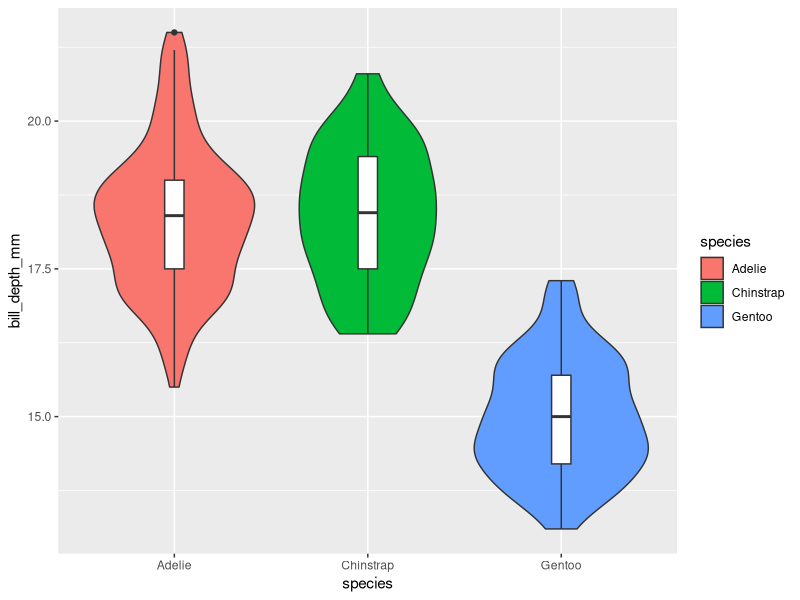
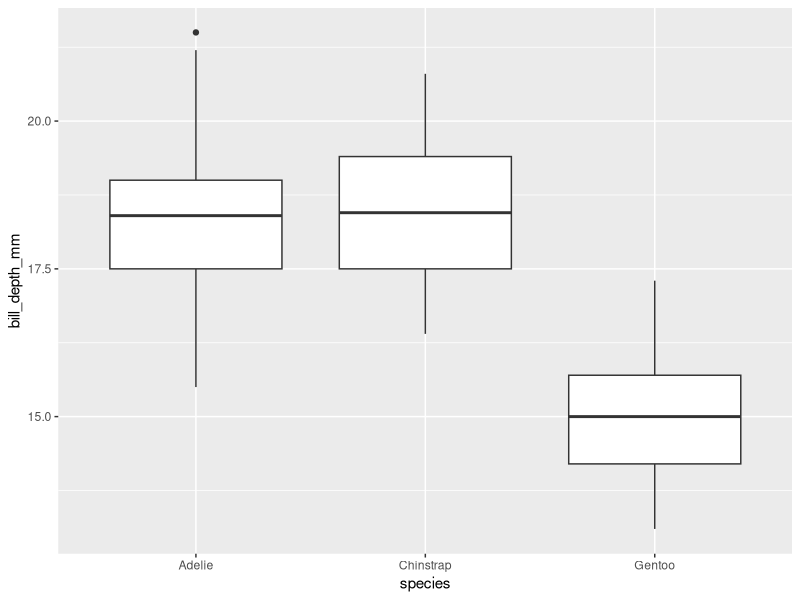
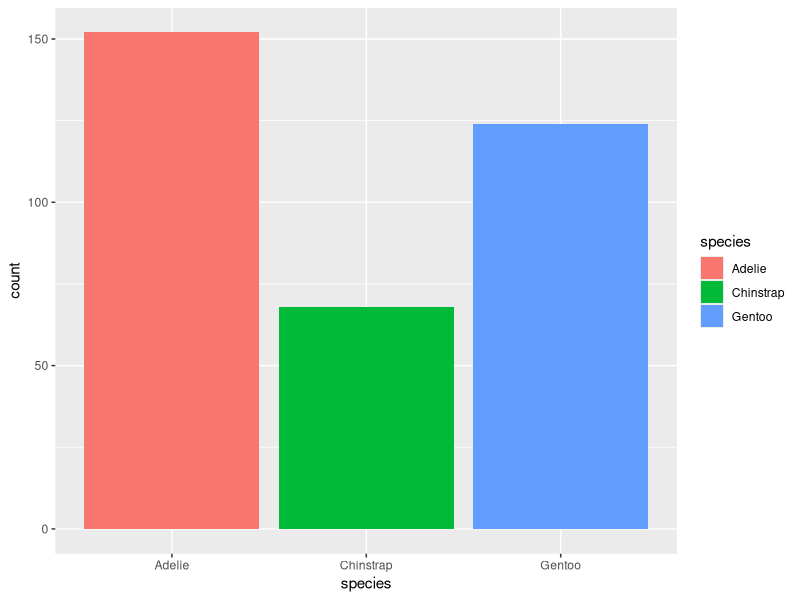
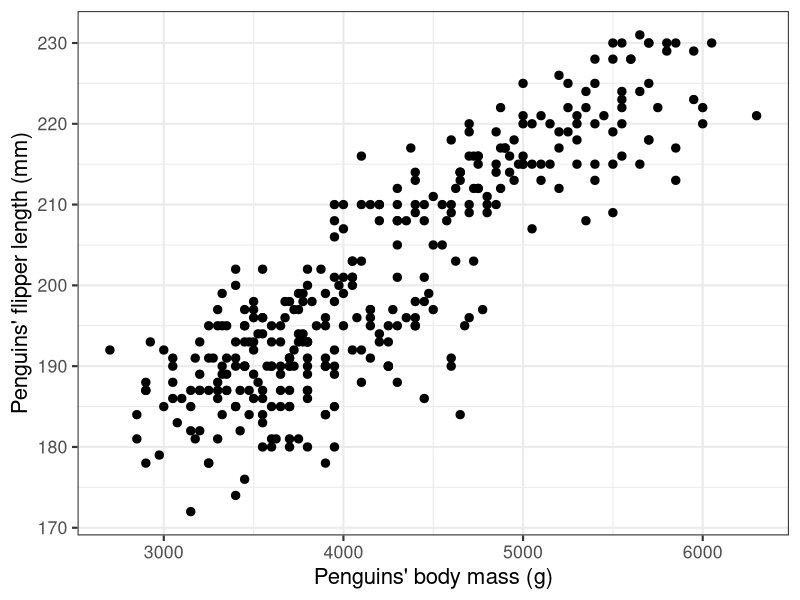
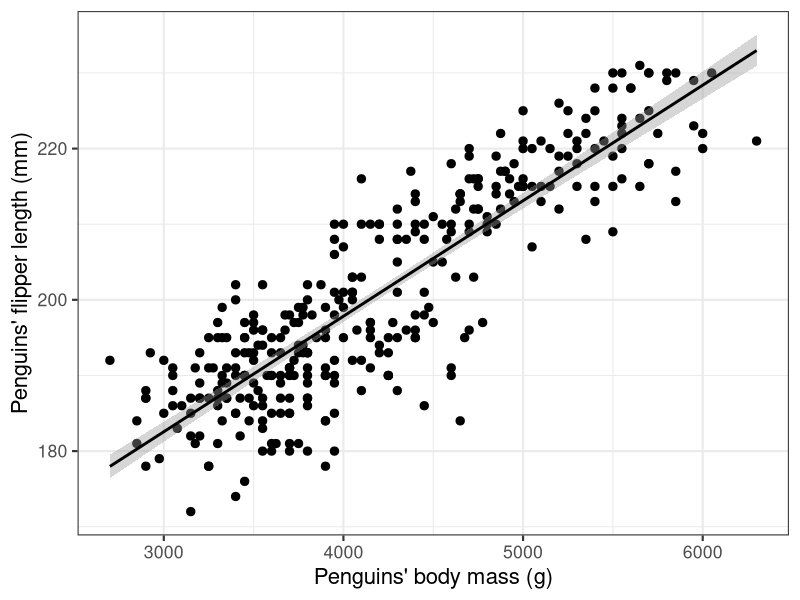
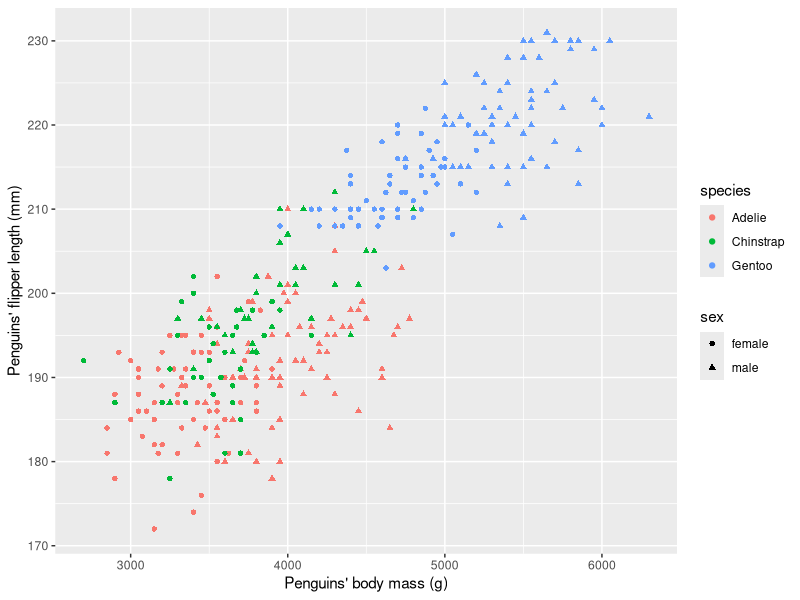
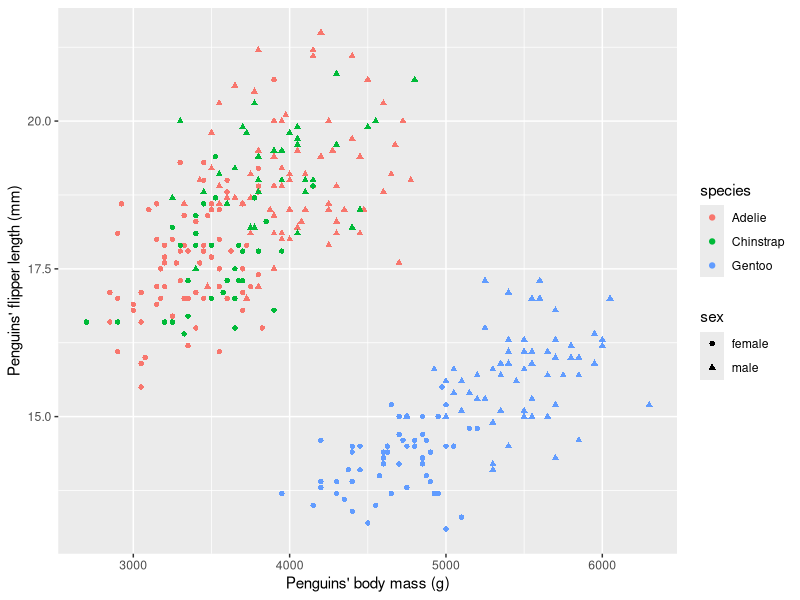
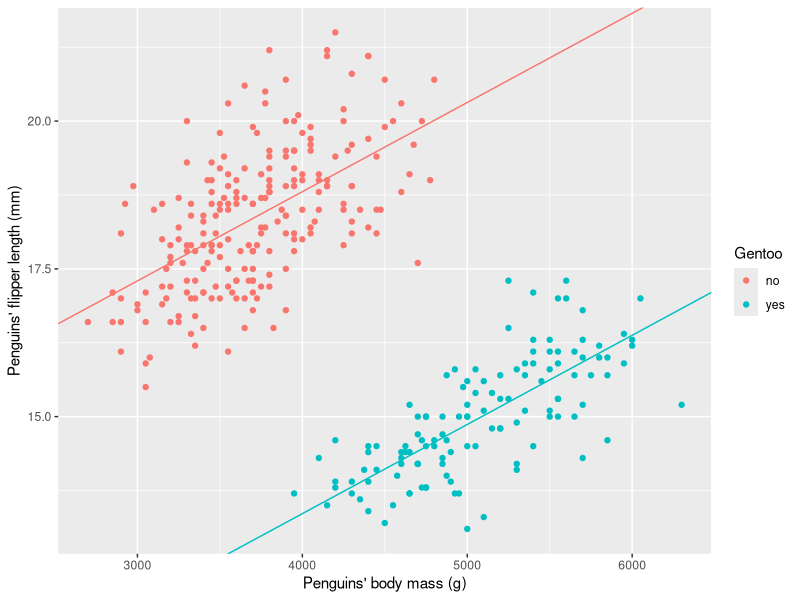

The R script that drew these images, in order:
library(palmerpenguins)
library(tidyverse)
penguins

# write_csv(penguins, file="penguins.csv")

# types of data
#numeric
ggplot(penguins,aes(species,bill_depth_mm)) + geom_violin(aes(fill=species)) +
  geom_boxplot(width=0.1)
ggplot(penguins,aes(species,bill_depth_mm)) +
  geom_boxplot()
ggplot(penguins,aes(species,fill=species)) + geom_bar()

# linear example
ggplot(penguins,aes(x=body_mass_g,y=flipper_length_mm)) +
  geom_point(size=2.5) + xlab("Penguins' body mass (g)") +
  ylab("Penguins' flipper length (mm)") + theme_bw(base_size = 16)

my_model <- lm(flipper_length_mm ~ body_mass_g,data=penguins)
summary(my_model)
# ggplot(penguins,aes(x=body_mass_g,y=flipper_length_mm))+
#   geom_point()+
#   geom_abline(intercept = my_model$coefficients[1], slope=my_model$coefficients[2])+ xlab("Penguins' body mass (g)") +
#   ylab("Penguins' flipper length (mm)")

ggplot(penguins,aes(x=body_mass_g,y=flipper_length_mm))+
  geom_point(size=2.5)+
  geom_smooth(method='lm', formula= y~x,colour="black") +
  xlab("Penguins' body mass (g)") +
  ylab("Penguins' flipper length (mm)") + theme_bw(base_size = 16)

# add covariate
penguins %>% drop_na() %>%
  ggplot(aes(x=body_mass_g,y=flipper_length_mm,colour=species,shape=sex)) +
  geom_point() + xlab("Penguins' body mass (g)") +
  ylab("Penguins' flipper length (mm)")
my_model2 <- lm(flipper_length_mm ~ body_mass_g + sex + species,data=penguins)
summary(my_model2)

# good example with two groups
# add covariate
penguins %>% drop_na() %>%
  ggplot(aes(x=body_mass_g,y=bill_depth_mm,colour=species,shape=sex)) +
  geom_point() + xlab("Penguins' body mass (g)") +
  ylab("Penguins' flipper length (mm)")

penguins_mod <- penguins %>% mutate(Gentoo = as.factor(ifelse(species == "Gentoo","yes","no")))
my_model2 <- lm(bill_depth_mm ~ body_mass_g + Gentoo,data=penguins_mod)
summary(my_model2)
ggplot(penguins_mod,aes(x=body_mass_g,y=bill_depth_mm,colour=Gentoo))+
  geom_point()+
  geom_abline(intercept = my_model2$coefficients[1], slope=my_model2$coefficients[2], colour = "#F8766D")+
  geom_abline(intercept = my_model2$coefficients[1] + my_model2$coefficients[3],
              slope=my_model2$coefficients[2], colour = "#00BFC4")+
  xlab("Penguins' body mass (g)") +
  ylab("Penguins' flipper length (mm)")


# good example with two groups
penguins %>% ggplot(aes(x=body_mass_g,y=bill_depth_mm))+
  geom_point(size=2.5) +
  xlab("Penguins' body mass (g)") +
  ylab("Penguins' bill depth (mm)") + theme_bw(base_size = 16)

penguins %>% ggplot(aes(x=body_mass_g,y=bill_depth_mm))+
  geom_point(size=2.5) + geom_smooth(method='lm', formula= y~x,colour="black")+
  xlab("Penguins' body mass (g)") +
  ylab("Penguins' bill depth (mm)") + theme_bw(base_size = 16)
#Uh oh!

my_bad_model <- lm(bill_depth_mm ~ body_mass_g,data=penguins_mod)
summary(my_bad_model)

penguins_mod <- penguins %>% mutate(Gentoo = as.factor(ifelse(species == "Gentoo","yes","no")))
my_model2 <- lm(bill_depth_mm ~ body_mass_g + Gentoo,data=penguins_mod)
summary(my_model2)
penguins_mod %>% drop_na() %>%
  ggplot(aes(x=body_mass_g,y=bill_depth_mm,colour=Gentoo))+
  geom_point(size=2) + geom_smooth(method='lm', formula= y~x) +
  xlab("Penguins' body mass (g)") +
  ylab("Penguins' bill depth (mm)") + theme_bw(base_size = 16)





